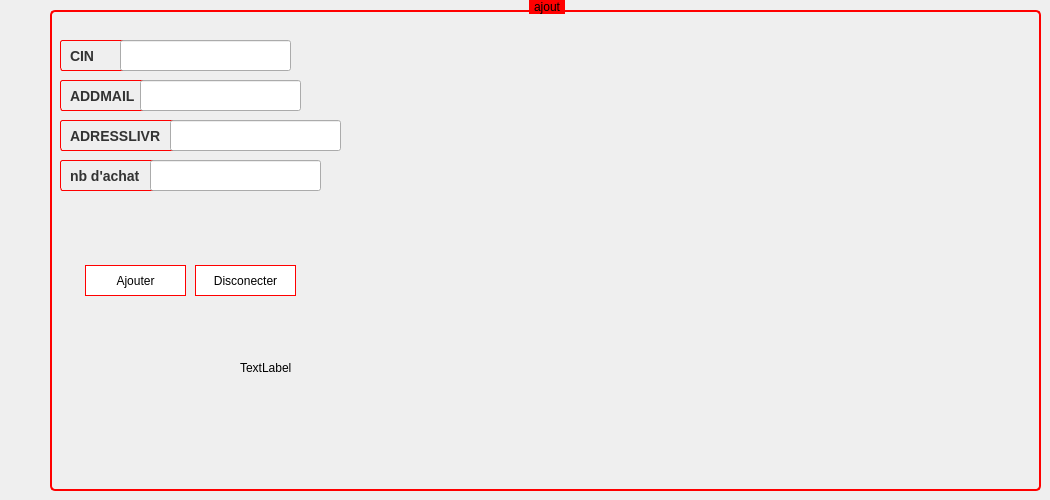
      <widget class="QWidget" name="tab_3">
       <attribute name="title">
        <string>Ajouter un client</string>
       </attribute>
       <widget class="QGroupBox" name="groupBox">
        <property name="geometry">
         <rect>
          <x>50</x>
          <y>0</y>
          <width>991</width>
          <height>491</height>
         </rect>
        </property>
        <property name="styleSheet">
         <string notr="true">QGroupBox {
    border: 2px solid red; /* Changer la couleur de la bordure à rouge */
    border-radius: 5px;
    margin-top: 10px;
}

QGroupBox::title {
    subcontrol-origin: margin;
    subcontrol-position: top center;
    padding: 0 3px;
    background-color: red; /* Changer la couleur de fond à rouge */
    
    /* Styles de police pour le titre */
    font-family: Arial, sans-serif;
    font-size: 16px;
    font-weight: bold;
    color: black; /* Laisser la couleur du texte en noir */
}</string>
        </property>
        <property name="title">
         <string>ajout</string>
        </property>
        <widget class="QLabel" name="label">
         <property name="geometry">
          <rect>
           <x>10</x>
           <y>40</y>
           <width>71</width>
           <height>31</height>
          </rect>
         </property>
         <property name="styleSheet">
          <string notr="true">QLabel {
    background-color: transparent; /* Rendre le fond transparent */
    color: #333; /* Couleur du texte pour contraster (noir) */
    border: 1px solid #FF0000; /* Bordure pour définir les limites du QLabel (rouge) */
    padding: 5px; /* Espacement interne pour le texte */
    border-radius: 3px; /* Coins arrondis */

    /* Styles de police */
    font-family: Arial, sans-serif; /* Famille de police */
    font-size: 14px; /* Taille de police */
    font-weight: bold; /* Poids de la police (gras) */
}

</string>
         </property>
         <property name="text">
          <string>CIN</string>
         </property>
        </widget>
        <widget class="QLabel" name="label_2">
         <property name="geometry">
          <rect>
           <x>500</x>
           <y>200</y>
           <width>47</width>
           <height>14</height>
          </rect>
         </property>
         <property name="text">
          <string/>
         </property>
        </widget>
        <widget class="QLineEdit" name="le_cin">
         <property name="geometry">
          <rect>
           <x>70</x>
           <y>40</y>
           <width>171</width>
           <height>31</height>
          </rect>
         </property>
         <property name="styleSheet">
          <string notr="true">QLabel {
    background-color: transparent; /* Rendre le fond transparent */
    color: #333; /* Couleur du texte pour contraster (noir) */
    padding: 5px; /* Espacement interne pour le texte */
    border-radius: 3px; /* Coins arrondis */

    /* Styles de police */
    font-family: Arial, sans-serif; /* Famille de police */
    font-size: 14px; /* Taille de police */
    font-weight: bold; /* Poids de la police (gras) */
}</string>
         </property>
        </widget>
        <widget class="QLabel" name="label_3">
         <property name="geometry">
          <rect>
           <x>46</x>
           <y>80</y>
           <width>51</width>
           <height>20</height>
          </rect>
         </property>
         <property name="text">
          <string/>
         </property>
        </widget>
        <widget class="QLabel" name="label_4">
         <property name="geometry">
          <rect>
           <x>10</x>
           <y>80</y>
           <width>91</width>
           <height>31</height>
          </rect>
         </property>
         <property name="styleSheet">
          <string notr="true">QLabel {
    background-color: transparent; /* Rendre le fond transparent */
    color: #333; /* Couleur du texte pour contraster (noir) */
    border: 1px solid #FF0000; /* Bordure pour définir les limites du QLabel (rouge) */
    padding: 5px; /* Espacement interne pour le texte */
    border-radius: 3px; /* Coins arrondis */

    /* Styles de police */
    font-family: Arial, sans-serif; /* Famille de police */
    font-size: 14px; /* Taille de police */
    font-weight: bold; /* Poids de la police (gras) */
}

</string>
         </property>
         <property name="text">
          <string>ADDMAIL</string>
         </property>
        </widget>
        <widget class="QLabel" name="label_5">
         <property name="geometry">
          <rect>
           <x>10</x>
           <y>120</y>
           <width>131</width>
           <height>31</height>
          </rect>
         </property>
         <property name="styleSheet">
          <string notr="true">QLabel {
    background-color: transparent; /* Rendre le fond transparent */
    color: #333; /* Couleur du texte pour contraster (noir) */
    border: 1px solid #FF0000; /* Bordure pour définir les limites du QLabel (rouge) */
    padding: 5px; /* Espacement interne pour le texte */
    border-radius: 3px; /* Coins arrondis */

    /* Styles de police */
    font-family: Arial, sans-serif; /* Famille de police */
    font-size: 14px; /* Taille de police */
    font-weight: bold; /* Poids de la police (gras) */
}

</string>
         </property>
         <property name="text">
          <string>ADRESSLIVR</string>
         </property>
        </widget>
        <widget class="QLineEdit" name="le_addmail">
         <property name="geometry">
          <rect>
           <x>90</x>
           <y>80</y>
           <width>161</width>
           <height>31</height>
          </rect>
         </property>
         <property name="styleSheet">
          <string notr="true">QLabel {
    background-color: transparent; /* Rendre le fond transparent */
    color: #333; /* Couleur du texte pour contraster (noir) */
    padding: 5px; /* Espacement interne pour le texte */
    border-radius: 3px; /* Coins arrondis */

    /* Styles de police */
    font-family: Arial, sans-serif; /* Famille de police */
    font-size: 14px; /* Taille de police */
    font-weight: bold; /* Poids de la police (gras) */
}</string>
         </property>
        </widget>
        <widget class="QLineEdit" name="le_adresslivr">
         <property name="geometry">
          <rect>
           <x>120</x>
           <y>120</y>
           <width>171</width>
           <height>31</height>
          </rect>
         </property>
         <property name="styleSheet">
          <string notr="true">QLabel {
    background-color: transparent; /* Rendre le fond transparent */
    color: #333; /* Couleur du texte pour contraster (noir) */
    padding: 5px; /* Espacement interne pour le texte */
    border-radius: 3px; /* Coins arrondis */

    /* Styles de police */
    font-family: Arial, sans-serif; /* Famille de police */
    font-size: 14px; /* Taille de police */
    font-weight: bold; /* Poids de la police (gras) */
}</string>
         </property>
        </widget>
        <widget class="QPushButton" name="pb_ajouter">
         <property name="geometry">
          <rect>
           <x>30</x>
           <y>260</y>
           <width>111</width>
           <height>41</height>
          </rect>
         </property>
         <property name="styleSheet">
          <string notr="true">QPushButton {
    background-color: white; /* Changer la couleur du fond en blanc */
    color: black; /* Changer la couleur du texte en noir */
    border: 1px solid red; /* Changer la couleur de la bordure en rouge */
    padding: 5px 10px;
    margin: 5px;
}

QPushButton:hover {
    background-color: #DCE0EE;
}
</string>
         </property>
         <property name="text">
          <string>Ajouter</string>
         </property>
         <property name="icon">
          <iconset>
           <normaloff>../1091585.png</normaloff>../1091585.png</iconset>
         </property>
         <property name="iconSize">
          <size>
           <width>25</width>
           <height>25</height>
          </size>
         </property>
        </widget>
        <widget class="QLabel" name="label_10">
         <property name="geometry">
          <rect>
           <x>560</x>
           <y>30</y>
           <width>121</width>
           <height>91</height>
          </rect>
         </property>
         <property name="text">
          <string/>
         </property>
         <property name="pixmap">
          <pixmap>../Pictures/logo.png</pixmap>
         </property>
         <property name="scaledContents">
          <bool>true</bool>
         </property>
        </widget>
        <widget class="QLabel" name="label_13">
         <property name="geometry">
          <rect>
           <x>10</x>
           <y>160</y>
           <width>111</width>
           <height>31</height>
          </rect>
         </property>
         <property name="styleSheet">
          <string notr="true">QLabel {
    background-color: transparent; /* Rendre le fond transparent */
    color: #333; /* Couleur du texte pour contraster (noir) */
    border: 1px solid #FF0000; /* Bordure pour définir les limites du QLabel (rouge) */
    padding: 5px; /* Espacement interne pour le texte */
    border-radius: 3px; /* Coins arrondis */

    /* Styles de police */
    font-family: Arial, sans-serif; /* Famille de police */
    font-size: 14px; /* Taille de police */
    font-weight: bold; /* Poids de la police (gras) */
}

</string>
         </property>
         <property name="text">
          <string>nb d'achat</string>
         </property>
        </widget>
        <widget class="QLineEdit" name="achat">
         <property name="geometry">
          <rect>
           <x>100</x>
           <y>160</y>
           <width>171</width>
           <height>31</height>
          </rect>
         </property>
         <property name="styleSheet">
          <string notr="true">QLabel {
    background-color: transparent; /* Rendre le fond transparent */
    color: #333; /* Couleur du texte pour contraster (noir) */
    padding: 5px; /* Espacement interne pour le texte */
    border-radius: 3px; /* Coins arrondis */

    /* Styles de police */
    font-family: Arial, sans-serif; /* Famille de police */
    font-size: 14px; /* Taille de police */
    font-weight: bold; /* Poids de la police (gras) */
}</string>
         </property>
        </widget>
        <widget class="QLabel" name="label_15">
         <property name="geometry">
          <rect>
           <x>90</x>
           <y>380</y>
           <width>681</width>
           <height>41</height>
          </rect>
         </property>
         <property name="text">
          <string/>
         </property>
        </widget>
        <widget class="QLabel" name="label_11">
         <property name="geometry">
          <rect>
           <x>190</x>
           <y>360</y>
           <width>221</width>
           <height>16</height>
          </rect>
         </property>
         <property name="text">
          <string>TextLabel</string>
         </property>
        </widget>
        <widget class="QLabel" name="chartview">
         <property name="geometry">
          <rect>
           <x>460</x>
           <y>40</y>
           <width>351</width>
           <height>271</height>
          </rect>
         </property>
         <property name="text">
          <string/>
         </property>
        </widget>
        <widget class="QPushButton" name="pushButton_21">
         <property name="geometry">
          <rect>
           <x>140</x>
           <y>260</y>
           <width>111</width>
           <height>41</height>
          </rect>
         </property>
         <property name="styleSheet">
          <string notr="true">QPushButton {
    background-color: white; /* Changer la couleur du fond en blanc */
    color: black; /* Changer la couleur du texte en noir */
    border: 1px solid red; /* Changer la couleur de la bordure en rouge */
    padding: 5px 10px;
    margin: 5px;
}

QPushButton:hover {
    background-color: #DCE0EE;
}

</string>
         </property>
         <property name="text">
          <string>Disconecter</string>
         </property>
        </widget>
        <widget class="QLabel" name="label_6">
         <property name="geometry">
          <rect>
           <x>20</x>
           <y>230</y>
           <width>47</width>
           <height>14</height>
          </rect>
         </property>
         <property name="text">
          <string/>
         </property>
        </widget>
       </widget>
      </widget>
